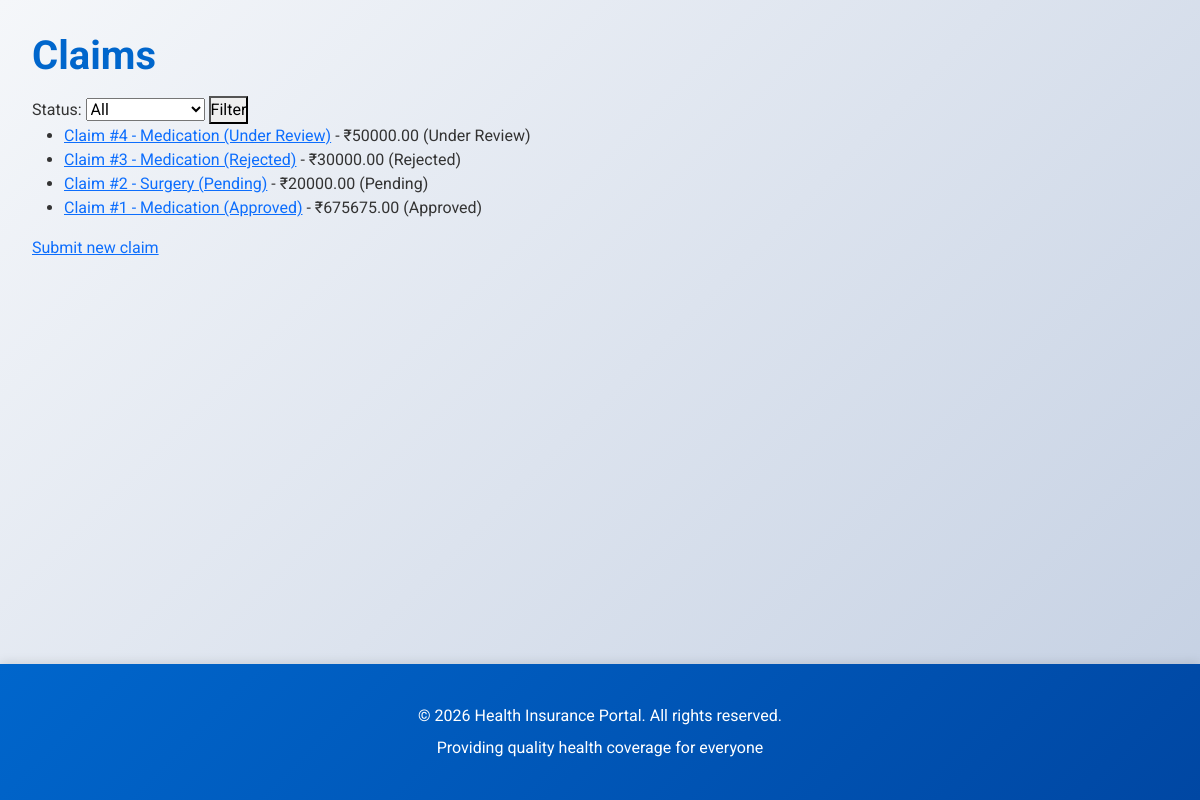
The app's page /claims/ with its own data.
### insurance/models.py (models this page shows)
class Claim(models.Model):
    STATUS_CHOICES = [
        ('pending', 'Pending'),
        ('under_review', 'Under Review'),
        ('approved', 'Approved'),
        ('rejected', 'Rejected'),
    ]
    CLAIM_TYPE_CHOICES = [
        ('hospitalization', 'Hospitalization'),
        ('outpatient', 'Outpatient'),
        ('medication', 'Medication'),
        ('diagnostic', 'Diagnostic Tests'),
        ('surgery', 'Surgery'),
        ('other', 'Other'),
    ]
    user = models.ForeignKey(
        UserProfile, on_delete=models.CASCADE, related_name='claims'
    )
    claim_type = models.CharField(max_length=30, choices=CLAIM_TYPE_CHOICES)
    amount = models.DecimalField(max_digits=12, decimal_places=2)
    status = models.CharField(
        max_length=20, choices=STATUS_CHOICES, default='pending'
    )
    description = models.TextField()
    hospital_name = models.CharField(max_length=200, blank=True)
    date_of_service = models.DateField()
    date_filed = models.DateTimeField(auto_now_add=True)
    date_updated = models.DateTimeField(auto_now=True)
    rejection_reason = models.TextField(blank=True, null=True, help_text="Reason for claim rejection")
    admin_notes = models.TextField(blank=True, null=True, help_text="Internal notes from admin")
    def __str__(self):
        return f"Claim #{self.pk} - {self.get_claim_type_display()} ({self.get_status_display()})"
    class Meta:
        ordering = ['-date_filed']

### insurance/views.py (the view)
# urls.py: path('claims/', views.claim_list, name='claim_list'),
def claim_list(request):
    status_filter = request.GET.get('status', '')
    claims = Claim.objects.select_related('user')
    if status_filter:
        claims = claims.filter(status=status_filter)
    status_choices = Claim.STATUS_CHOICES
    return render(request, 'insurance/claim_list.html', {
        'claims': claims,
        'status_filter': status_filter,
        'status_choices': status_choices,
    })

### insurance/templates/insurance/claim_list.html (shortened to what this page needs)
{% extends 'insurance/base.html' %}
{% block content %}
<h1>Claims</h1>
<form method="get">
    <label>Status:</label>
    <select name="status">
        <option value="">All</option>
    </select>
    <button>Filter</button>
</form>
<ul>
{% for claim in claims %}
    <li><a href="{% url 'insurance:claim_detail' claim.pk %}">{{ claim }}</a> - ₹{{ claim.amount }} ({{ claim.get_status_display }})</li>
{% empty %}
    <li>No claims</li>
{% endfor %}
</ul>
<a href="{% url 'insurance:claim_create' %}">Submit new claim</a>
{% endblock %}

### insurance/static/insurance/style.css (style rules this page uses)
:root { --primary: #0066cc; --secondary: #6c757d; --success: #28a745; --danger: #dc3545; --warning: #ffc107; --info: #17a2b8; --light: #f8f9fa; --dark: #343a40; --gradient: linear-gradient(135deg, #0066cc 0%, #0047a3 100%); --accent: #00d4ff; --silver: #c0c0c0; --diamond: #00d9ff; --gold: #ffd700; }
* { margin: 0; padding: 0; box-sizing: border-box; }
html, body { height: 100%; font-family: 'Roboto', sans-serif; }
body { background: linear-gradient(135deg, #f5f7fa 0%, #c3cfe2 100%); min-height: 100vh; display: flex; flex-direction: column; color: #333; }
h1, h2, h3 { font-weight: 700; color: var(--primary); margin-bottom: 1rem; }

### records on screen
Claim: id+claim_type+status "Claim #4 - Medication (Under Review)", amount "50000.00", status "Under Review"
Claim: id+claim_type+status "Claim #3 - Medication (Rejected)", amount "30000.00", status "Rejected"
Claim: id+claim_type+status "Claim #2 - Surgery (Pending)", amount "20000.00", status "Pending"
Claim: id+claim_type+status "Claim #1 - Medication (Approved)", amount "675675.00", status "Approved"
